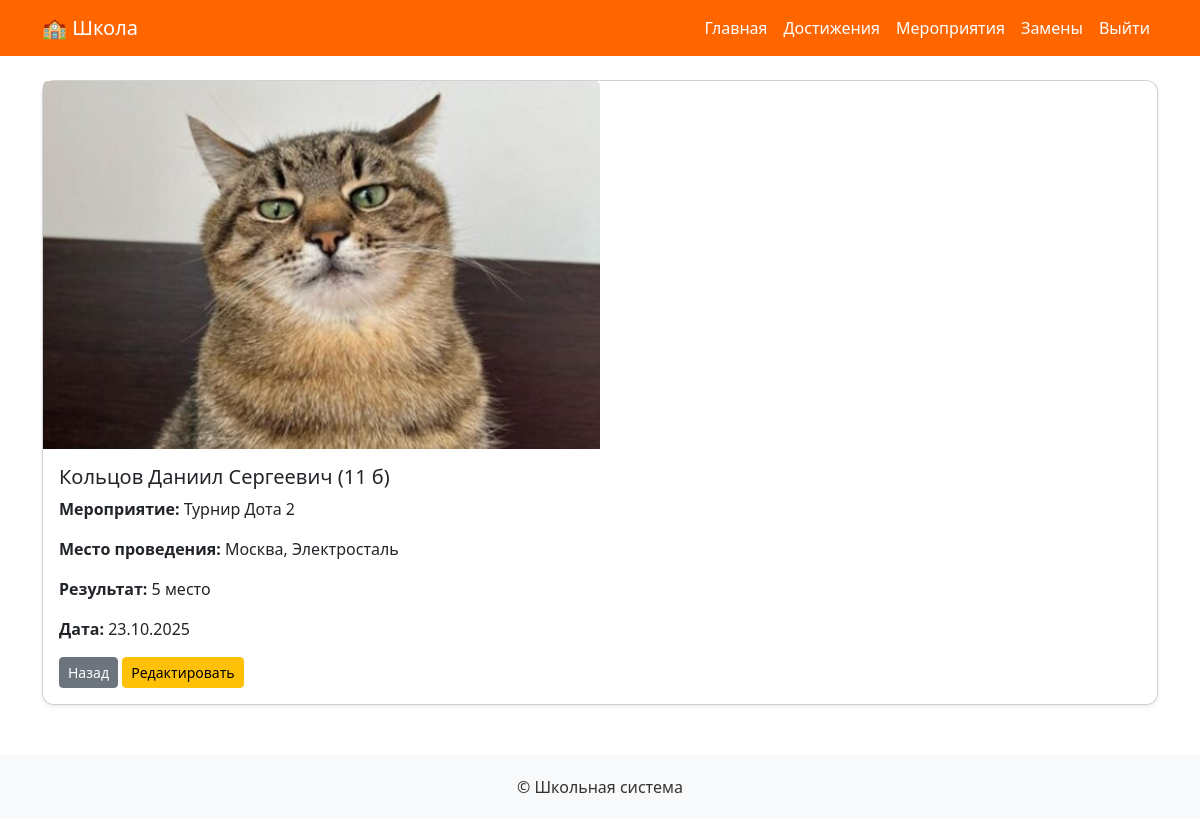
/awards/1/ (signed in), run on the app's committed database.
### awards/models.py (models this page shows, shortened)
class Award(models.Model):
    teacher = models.ForeignKey(User, on_delete=models.CASCADE, related_name='awards')
    student_name = models.CharField("ФИО ученика", max_length=255)
    student_class = models.CharField("Класс", max_length=50)
    event_name = models.CharField("Название мероприятия", max_length=255)
    place = models.CharField("Место", max_length=255)
    photo = models.ImageField("Фото", upload_to='awards_photos/', blank=True, null=True)
    date = models.DateField("Дата мероприятия")
    created_at = models.DateTimeField(auto_now_add=True)
    resaulted = models.CharField("Результат", max_length=255, blank=True, null=True)
    class Meta:
        ordering = ['-date', 'student_name']
        verbose_name = "Достижение"
        verbose_name_plural = "Достижения"

### awards/views.py (the view)
# urls.py: path('<int:pk>/', views.award_detail, name='award_detail'),
@login_required
def award_detail(request, pk):
    award = get_object_or_404(Award, pk=pk)
    if not request.user.is_admin and award.teacher != request.user:
        messages.error(request, "У вас нет доступа к этому достижению.")
        return redirect('awards:award_list')
    return render(request, 'awards/award_detail.html', {'award': award})

### templates/awards/award_detail.html (shortened to what this page needs)
{% extends 'base.html' %}
{% block content %}
<div class="card mb-3 shadow-sm">
    {% if award.photo %}
    <img src="{{ award.photo.url }}" class="card-img-top img-fluid w-50" alt="Фото достижения">
    {% endif %}
    <div class="card-body">
        <h5 class="card-title">{{ award.student_name }} ({{ award.student_class }})</h5>
        <p class="card-text"><strong>Мероприятие:</strong> {{ award.event_name }}</p>
        <p class="card-text"><strong>Место проведения:</strong> {{ award.place }}</p>
        <p class="card-text"><strong>Результат:</strong> {{ award.resaulted }}</p>
        <p class="card-text"><strong>Дата:</strong> {{ award.date|date:"d.m.Y" }}</p>
        <a href="{% url 'awards:award_list' %}" class="btn btn-secondary btn-sm">Назад</a>
        {% if request.user.is_admin or request.user == award.teacher %}
        <a href="{% url 'awards:award_update' award.pk %}" class="btn btn-warning btn-sm">Редактировать</a>
        {% endif %}
    </div>
</div>
{% endblock %}

### templates/base.html (style rules this page uses)
body { background-color: #ffffff; color: #333; }
.card { border-radius: 12px; box-shadow: 0 4px 8px rgba(0,0,0,0.1); }

### data on the page
Award: photo (picture), student_name "Кольцов Даниил Сергеевич", student_class "11 б", event_name "Турнир Дота 2", place "Москва, Электросталь", resaulted "5 место", date "23.10.2025"
